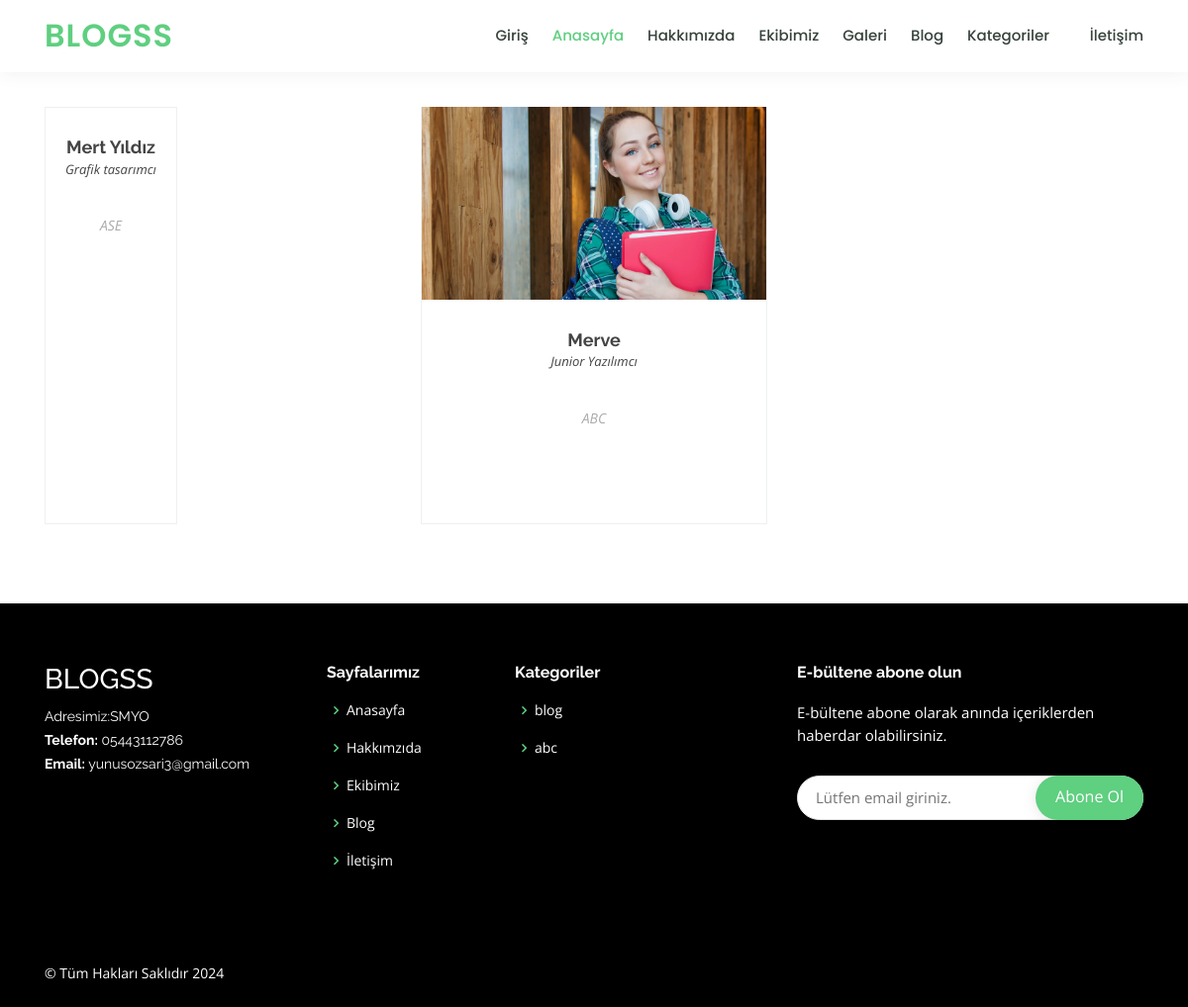
The app's page /ekip.php with its own data.
### tables this page shows
CREATE TABLE `ekip` (
  `ekip_id` int(11) NOT NULL,
  `ekip_isim` varchar(240) NOT NULL,
  `ekip_resim` varchar(250) NOT NULL,
  `ekip_konum` varchar(200) NOT NULL,
  `ekip_aciklama` text NOT NULL,
  `ekip_twitter` varchar(200) NOT NULL,
  `ekip_instagram` varchar(200) NOT NULL,
  `ekip_youtube` varchar(200) NOT NULL,
  `ekip_sira` int(11) NOT NULL
);

CREATE TABLE `ayarlar` (
  `ayar_id` int(1) NOT NULL,
  `ayar_baslik` varchar(250) NOT NULL,
  `ayar_aciklama` text NOT NULL,
  `ayar_anahtar` varchar(400) NOT NULL,
  `ayar_logo` varchar(120) NOT NULL,
  `ayar_adres` varchar(160) NOT NULL,
  `ayar_telefon` varchar(25) NOT NULL,
  `ayar_email` varchar(80) NOT NULL,
  `ayar_facebook` varchar(120) NOT NULL,
  `ayar_instagram` varchar(50) NOT NULL,
  `ayar_youtube` varchar(200) NOT NULL,
  `ayar_twitter` varchar(150) NOT NULL
);

CREATE TABLE `kategori` (
  `kategori_id` int(11) NOT NULL,
  `kategori_baslik` varchar(240) NOT NULL,
  `kategori_sira` int(11) NOT NULL,
  `kategori_durum` int(11) NOT NULL
);

### function.php (called while the page is built)
<?php
function seo($s) {
	$tr = array('ş','Ş','ı','I','İ','ğ','Ğ','ü','Ü','ö','Ö','Ç','ç','(',')','/',' ',',','?');
	$eng = array('s','s','i','i','i','g','g','u','u','o','o','c','c','','','-','-','','');
	$s = str_replace($tr,$eng,$s);
	$s = strtolower($s);
	$s = preg_replace('/&amp;amp;amp;amp;amp;amp;amp;amp;amp;.+?;/', '', $s);
	$s = preg_replace('/\s+/', '-', $s);
	$s = preg_replace('|-+|', '-', $s);
	$s = preg_replace('/#/', '', $s);
	$s = str_replace('.', '', $s);
	$s = trim($s, '-');
	return $s;
}
 ?>

### ekip.php (the view)
<?php require_once 'header.php'; ?>
<br><br>
  <main id="main" data-aos="fade-in">
    <section id="trainers" class="trainers">
      <div class="container" data-aos="fade-up">
        <div class="row" data-aos="zoom-in" data-aos-delay="100">
           <?php $ekipsor=$baglanti->prepare("SELECT * FROM ekip ");
$ekipsor->execute(array());
while ($ekipcek=$ekipsor->fetch(PDO::FETCH_ASSOC)) {
 ?>
          <div class="col-lg-4 col-md-6 d-flex align-items-stretch">
            <div class="member">
              <img style="wifth:250px" src="Admin/resimler/ekip/<?php echo $ekipcek['ekip_resim'] ?>" class="img-fluid" alt="">
              <div class="member-content">
                <h4><?php echo $ekipcek['ekip_isim'] ?></h4>
                <span><?php echo $ekipcek['ekip_konum'] ?></span>
                <p>
                <?php echo $ekipcek['ekip_aciklama'] ?>
                </p>
                <div class="social">
                  <a href="<?php echo $ekipcek['ekip_twitter'] ?>"><i class="icofont-twitter"></i></a>
                  <a href="<?php echo $ekipcek['ekip_instagram'] ?>"><i class="icofont-instagram"></i></a>
                  <a href="<?php echo $ekipcek['ekip_youtube'] ?>"><i class="icofont-youtube"></i></a>
                </div>
              </div>
            </div>
          </div>
<?php } ?>
        </div>
      </div>
    </section>
  </main>
<?php require_once 'footer.php'; ?>

### footer.php (shortened to what this page needs)
  <footer style="background-color:black" id="footer">
    <div style="background-color:black" class="footer-top">
      <div class="container">
        <div class="row">
          <div class="col-lg-3 col-md-6 footer-contact">
            <h3 style="color:white">BLOGSS</h3>
            <p style="color:white">
             Adresimiz:<?php echo $ayarcek['ayar_adres'] ?><br>
              <strong>Telefon:</strong> <?php echo $ayarcek['ayar_telefon'] ?><br>
              <strong>Email:</strong> <?php echo $ayarcek['ayar_email'] ?><br>
            </p>
          </div>
          <div class="col-lg-2 col-md-6 footer-links">
            <h4 style="color:white">Sayfalarımız</h4>
            <ul>
              <li><i class="bx bx-chevron-right"></i> <a style="color:white" href="index">Anasayfa</a></li>
              <li><i class="bx bx-chevron-right"></i> <a style="color:white" href="hakkimizda">Hakkımzıda</a></li>
              <li><i class="bx bx-chevron-right"></i> <a style="color:white" href="ekip">Ekibimiz</a></li>
              <li><i class="bx bx-chevron-right"></i> <a style="color:white" href="blog">Blog</a></li>
              <li><i class="bx bx-chevron-right"></i> <a style="color:white" href="iletisim">İletişim</a></li>
            </ul>
          </div>
          <div class="col-lg-3 col-md-6 footer-links">
            <h4 style="color:white">Kategoriler</h4>
            <ul>
              <?php
$kategorisor=$baglanti->prepare("SELECT * FROM kategori   order by kategori_sira ASC");
$kategorisor->execute(array());
while ($kategoricek=$kategorisor->fetch(PDO::FETCH_ASSOC)) {
                 ?>
              <li style="color:white"><i class="bx bx-chevron-right"></i><a style="color:white" href="kategori-detay-<?=seo($kategoricek['kategori_baslik']).'-'.$kategoricek['kategori_id'] ?>"><?php echo $kategoricek['kategori_baslik'] ?></a></li>
           <?php } ?>
            </ul>
          </div>
          <div class="col-lg-4 col-md-6 footer-newsletter">
            <h4 style="color:white">E-bültene abone olun</h4>
            <p style="color:white">E-bültene abone olarak anında içeriklerden haberdar olabilirsiniz.</p>
            <form action="admin/islem.php" method="post">
              <input placeholder="Lütfen email giriniz." type="email" name="email">
              <input name="abone" type="submit" value="Abone Ol">
            </form>
          </div>
        </div>
      </div>
    </div>
    <div class="container d-md-flex py-4">
      <div class="mr-md-auto text-center text-md-left">
        <div style="color: white" class="copyright">
          &copy; Tüm Hakları Saklıdır <strong><span> </span></strong> <?php echo date("Y") ?>
        </div>
      </div>
    </div>
  </footer>
</body>
</html>

### assets/css/style.css (style rules this page uses)
body { font-family: "Open Sans", sans-serif; color: #444444; }
a { color: #5fcf80; }
h1, h2, h3, h4, h5, h6 { font-family: "Raleway", sans-serif; }
section { padding: 60px 0; overflow: hidden; }
.trainers .member { text-align: center; margin-bottom: 20px; background: #fff; border: 1px solid #eef0ef; }
.trainers .member img { margin: -1px -1px 30px -1px; }
.trainers .member .member-content { padding: 0 20px 30px 20px; }
.trainers .member h4 { font-weight: 700; margin-bottom: 2px; font-size: 18px; }
.trainers .member span { font-style: italic; display: block; font-size: 13px; }
.trainers .member p { padding-top: 10px; font-size: 14px; font-style: italic; color: #aaaaaa; }
.trainers .member .social { margin-top: 15px; }
.trainers .member .social a { color: #7e9486; transition: 0.3s; }
.trainers .member .social i { font-size: 18px; margin: 0 2px; }
#footer { color: #37423b; font-size: 14px; background: #eef0ef; }
#footer .footer-top { padding: 60px 0 30px 0; background: #f9faf9; }
#footer .footer-top .footer-contact { margin-bottom: 30px; }
#footer .footer-top .footer-contact p { font-size: 14px; line-height: 24px; margin-bottom: 0; font-family: "Raleway", sans-serif; color: #777777; }
#footer .footer-top h4 { font-size: 16px; font-weight: bold; color: #444444; position: relative; padding-bottom: 12px; }
#footer .footer-top .footer-links { margin-bottom: 30px; }
#footer .footer-top .footer-links ul { list-style: none; padding: 0; margin: 0; }
#footer .footer-top .footer-links ul i { padding-right: 2px; color: #5fcf80; font-size: 18px; line-height: 1; }
#footer .footer-top .footer-links ul li { padding: 10px 0; display: flex; align-items: center; }
#footer .footer-top .footer-links ul li:first-child { padding-top: 0; }
#footer .footer-top .footer-links ul a { color: #777777; transition: 0.3s; display: inline-block; line-height: 1; }
#footer .footer-newsletter { font-size: 15px; }
#footer .footer-newsletter h4 { font-size: 16px; font-weight: bold; color: #444444; position: relative; padding-bottom: 12px; }
#footer .footer-newsletter form { margin-top: 30px; background: #fff; padding: 6px 10px; position: relative; border-radius: 50px; text-align: left; border: 1px solid #e0e5e2; }
#footer .footer-newsletter form input[type="email"] { border: 0; padding: 4px 8px; width: calc(100% - 100px); }
#footer .footer-newsletter form input[type="submit"] { position: absolute; top: -1px; right: -1px; bottom: -1px; border: 0; background: none; font-size: 16px; padding: 0 20px 2px 20px; background: #5fcf80; color: #fff; transition: 0.3s; border-radius: 50px; box-shadow: 0px 2px 15px rgba(0, 0, 0, 0.1); }

### records on screen
ekip: ekip_isim "Mert Yıldız", ekip_konum "Grafik tasarımcı", ekip_aciklama "ASE"
ekip: ekip_resim (picture), ekip_isim "Merve", ekip_konum "Junior Yazılımcı", ekip_aciklama "ABC"
ayarlar: ayar_adres "SMYO", ayar_telefon "05443112786", ayar_email "yunusozsari3@gmail.com"
kategori: kategori_baslik "blog"
kategori: kategori_baslik "abc"
